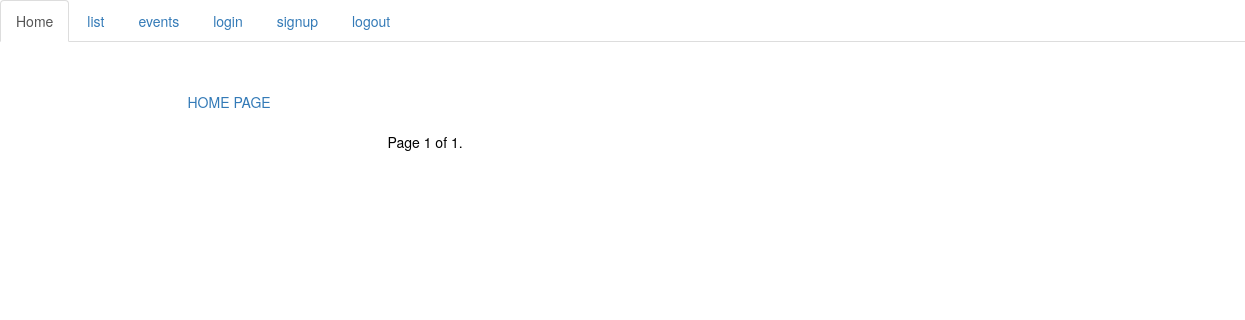
Page /posts/list/ on the earlier database version.
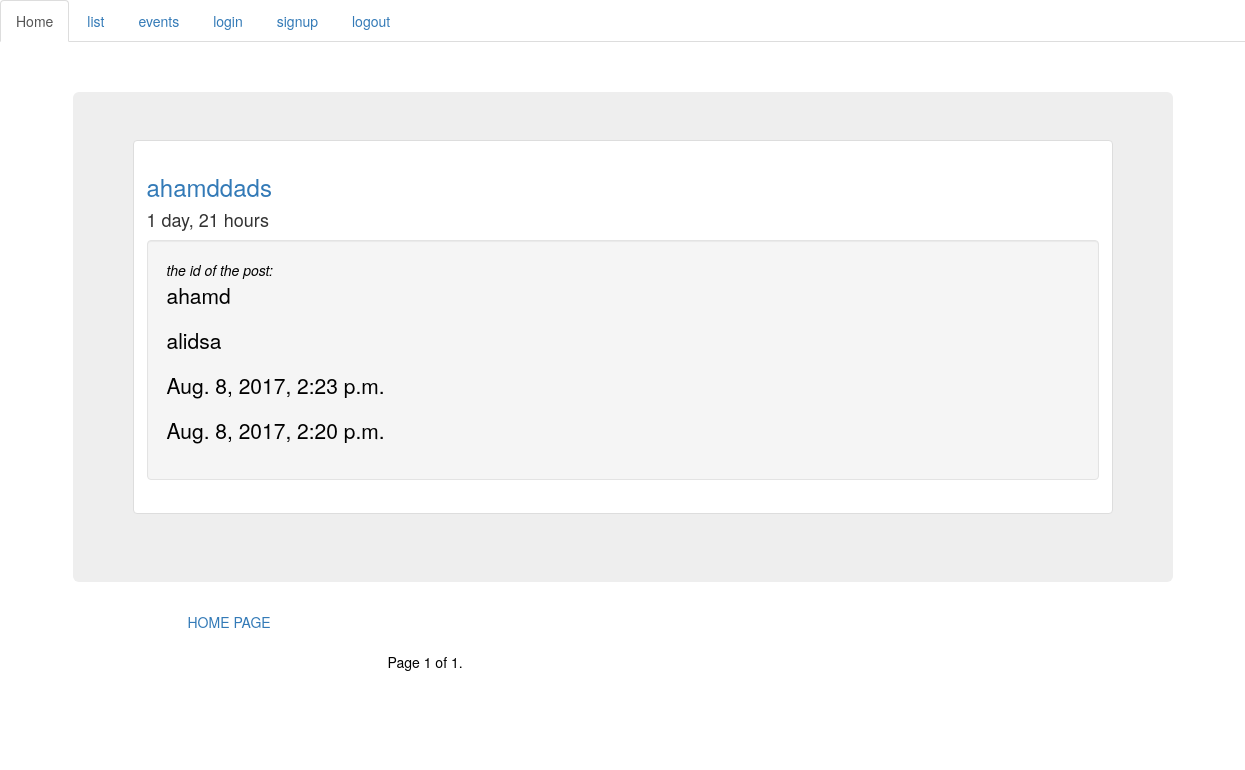
Same page on the later database version.
### post/models.py (models this page shows, shortened)
class Post(models.Model):
	author = models.ForeignKey(User, default=1)
	title = models.CharField(max_length=255)
	content = models.TextField()
	updated = models.DateTimeField(auto_now=True, auto_now_add=False)
	timestamp = models.DateTimeField(auto_now=False, auto_now_add = True)
	image =  models.ImageField(upload_to="blog_images", null=True , blank=True)
	slug = models.SlugField(unique=True, null=True)
	publish = models.DateField()
	draft = models.BooleanField(default=True)
	def get_absoulute_url(self):
		return reverse("post:detail", kwargs={"slug": self.slug})
	def name_val(self):
		return str(self.slug)
		pass
	class Meta:
		ordering = ['-timestamp','-updated']

### post/views.py (the view, shortened to what this page needs)
def post_list(request):
    today = timezone.now().date()
    if request.user.is_superuser or request.user.is_staff :
        details = Post.objects.all()
    else:
        details = Post.objects.filter(draft=False).filter(publish__lte=today)
    query = request.GET.get("q")
    paginator = Paginator(details, 4) # Show 25 contacts per page
    page = request.GET.get('page')
    try:
        contacts = paginator.page(page)
    except PageNotAnInteger:
        contacts = paginator.page(1)
    except EmptyPage:
        contacts = paginator.page(paginator.num_pages)
    context3 = {
        "user": request.user,
        "list": contacts,
        "today": today,
    }
    return render(request, 'post_list.html',context3)

### post/templates/post_list.html (shortened to what this page needs)
{% extends "base.html" %}
{% block content %}
        <div class="row">
           {% for x in list%}
                <div class="col s6" >
                    <div class="jumbotron">
                        <div class="thumbnail">
                            <div class="caption">
                                    <a href={{x.get_absoulute_url}}><h3>{{x.title}}</h3></a>
                                    <h4>{{x.publish|timesince}}</h4>
                                    <div class="well"><cite>the id of the post:</cite><p>{{x.name_val}}</p>
                                    <p>{{x.content|truncatechars:10}}</p>
                                    <p>{{x.updated}}</p>
                                    <p>{{x.timestamp}}</p>
                                    </div>
                            </div>
                        </div>
                    </div>
                </div>
           {% endfor %}
        </div>
<div class="homepage">
    <a href="{%url 'post:home'%}">HOME PAGE</a>
</div>
<div class="pagination">
    <span class="step-links">
        <span class="current">
            Page {{ list.number }} of {{ list.paginator.num_pages }}.
        </span>
    </span>
</div>
{% endblock content%}

Differences in the rows shown:
added Post: title "ahamddads", publish "1 day, 21 hours", name_val "ahamd", content "alidsa", updated "Aug. 8, 2017, 2:23 p.m.", timestamp "Aug. 8, 2017, 2:20 p.m."
